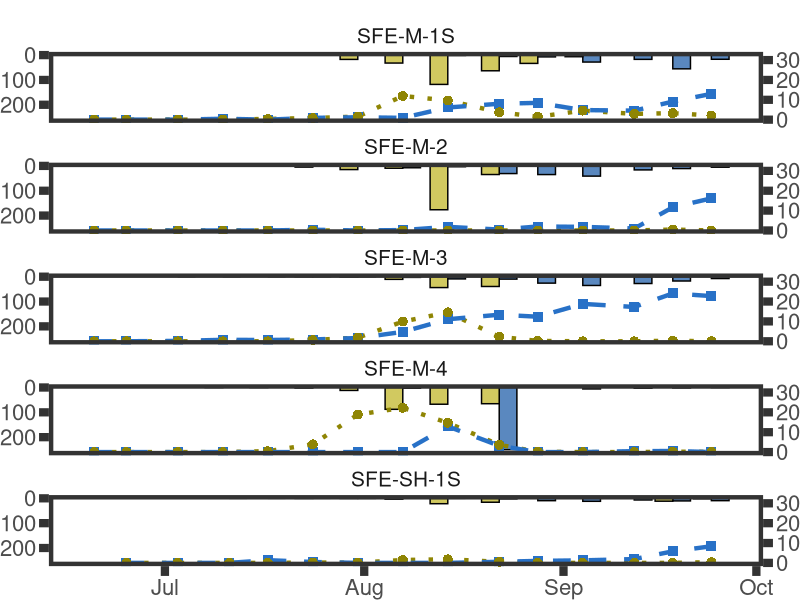
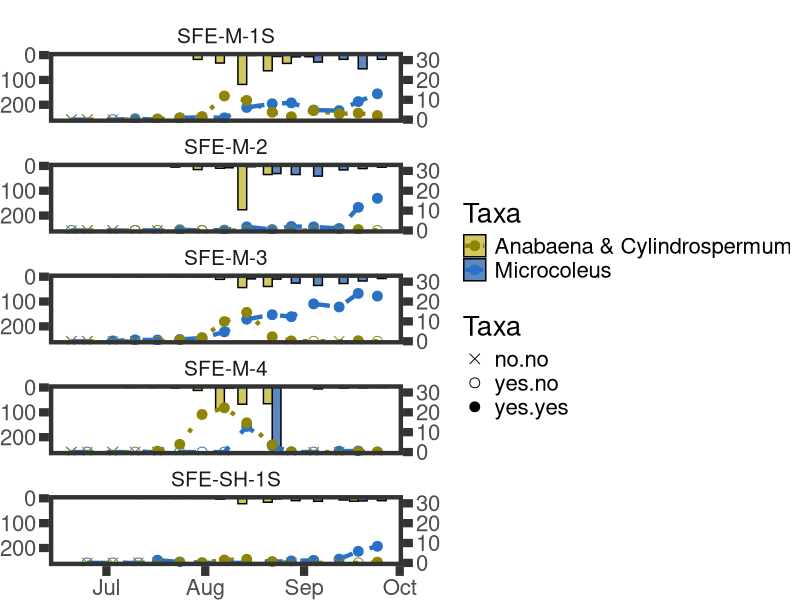
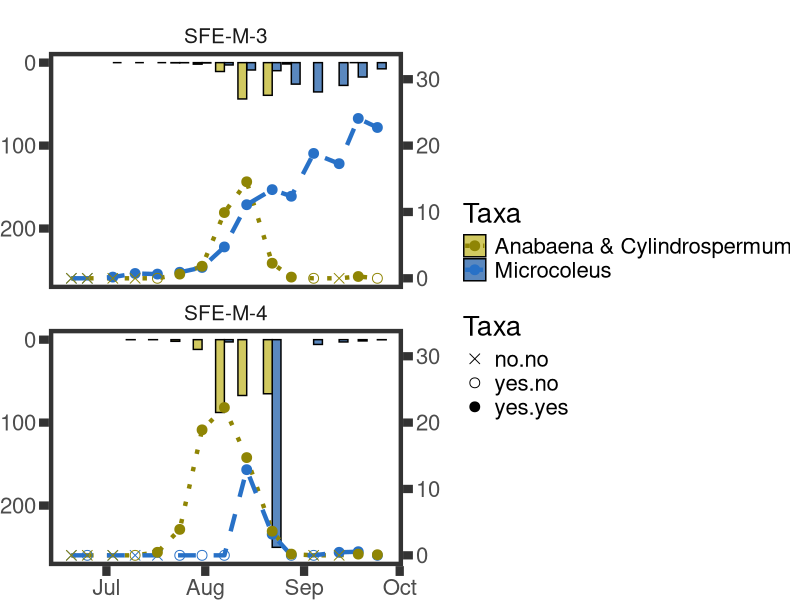
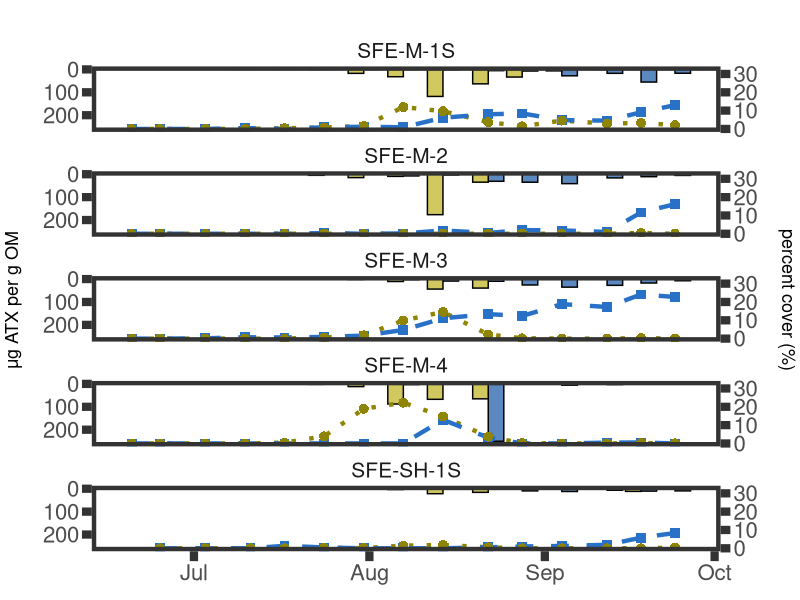

Write R code to recreate these figures, in order.
#### Primary figure for taxa-specific cover & anatoxins and GPP on each river
### Jordan Zabrecky
## last edited: 06.28.2025

# This script creates a primary figure for Q2 focused on the relationships
# between benthic cyanobacteria dynamics within the same river

# IN PROGRESS- still trying to determine final symbology for presence

#### (1) Loading libraries and data ####

# loading libraries
lapply(c("tidyverse", "lubridate", "plyr", "cowplot", "gridExtra", "grid"), 
       require, character.only = T)

# loading in data
data <- read.csv("./data/field_and_lab/sfkeel23_combined.csv") %>% 
  mutate(field_date = ymd(field_date)) %>% 
  select(field_date, site_reach, microcoleus, anabaena_cylindrospermum, 
         TM_ATX_all_ug_orgmat_g, TAC_ATX_all_ug_orgmat_g, 
         proportion_micro_transects, proportion_ana_cyl_transects)

# edit data for plot purposes (pivoting longer)
cover_longer <- data %>% 
  select(!c(TM_ATX_all_ug_orgmat_g, TAC_ATX_all_ug_orgmat_g,
            proportion_micro_transects, proportion_ana_cyl_transects)) %>% 
  pivot_longer(cols = c("microcoleus", "anabaena_cylindrospermum"),
               names_to = "taxa", values_to = "cover")
atx_longer <- data %>% 
  select(!c(microcoleus, anabaena_cylindrospermum,
            proportion_micro_transects, proportion_ana_cyl_transects)) %>% 
  dplyr::rename(microcoleus = TM_ATX_all_ug_orgmat_g,
         anabaena_cylindrospermum = TAC_ATX_all_ug_orgmat_g) %>%
  pivot_longer(cols = c("microcoleus", "anabaena_cylindrospermum"),
             names_to = "taxa", values_to = "ATX_all_ug_orgmat_g")
presence_longer <- data %>% 
  select(!c(TM_ATX_all_ug_orgmat_g, TAC_ATX_all_ug_orgmat_g)) %>% 
  # turn presence into binary if nearby transect of in quadrat
  mutate(microcoleus = case_when(proportion_micro_transects > 0 ~ "yes",
                                 TRUE ~ "no"),
         anabaena_cylindrospermum = case_when(proportion_ana_cyl_transects > 0 ~ "yes",
                                              TRUE ~ "no")) %>% 
  pivot_longer(cols = c("microcoleus", "anabaena_cylindrospermum"),
               names_to = "taxa", values_to = "present") %>%  
  select(field_date, site_reach, taxa, present)

# put all data together
data_longer <- left_join(cover_longer, atx_longer, by = c("taxa", "field_date", "site_reach"))
data_longer <- left_join(data_longer, presence_longer, by = c("taxa", "field_date", "site_reach")) %>% 
  # add in if it is present in quadrat survey design
  mutate(quadrat = case_when(cover > 0 ~ "yes",
                             TRUE ~ "no"))

# replace anatoxin NAs with 0's
data_longer$ATX_all_ug_orgmat_g <- replace_na(data_longer$ATX_all_ug_orgmat_g)

#### (2) Making figure ####

# set theme for all plots
theme_set(theme_bw() +
            theme(panel.grid.minor = element_blank(), strip.background = element_blank(),
                  panel.grid.major = element_blank(), panel.border = element_rect(linewidth = 3), axis.ticks = element_line(linewidth = 2.8),
                  text = element_text(size = 20), strip.text = element_text(size = 15),
                  plot.margin = unit(c(.5, 0, 0, 0), "cm"),
                  axis.ticks.length=unit(.25, "cm"), 
                  plot.title = element_text(size = 15, face = "bold", hjust = 0.5)))

# benthic cyanobacteria plot
sfe_all <- ggplot(data = data_longer, aes(x = field_date)) +
  geom_bar(position = "dodge", stat = "identity", 
           aes(y = ATX_all_ug_orgmat_g, fill = taxa), width = 5.5, color = "black") +
  geom_line(aes(y = 260 - (cover * 8), color = taxa, linetype = taxa),
            linewidth = 1.5) +
  geom_point(aes(y = 260 - (cover * 8), color = taxa ,shape = taxa),size = 3) +
  scale_color_manual("Taxa", values = c("#8f8504","#2871c7"),
                     labels = c("Anabaena & Cylindrospermum", "Microcoleus")) +
  scale_linetype_manual("Taxa", values = c("dotted", "dashed"),
                        labels = c("Anabaena & Cylindrospermum", "Microcoleus")) +
  scale_shape_manual("Taxa", values = c(16, 15),
                     labels = c("Anabaena & Cylindrospermum", "Microcoleus")) +
  scale_fill_manual("Taxa", values = c("#d1c960","#5a88bf"),
                    labels = c("Anabaena & Cylindrospermum", "Microcoleus")) +
  facet_wrap(~site_reach, ncol = 1) +
  labs(y = NULL, x = NULL) +
  ylim(0, 110) +
  scale_x_date(limits = as.Date(c("2023-06-18", "2023-09-27"))) +
  scale_y_reverse(sec.axis = sec_axis(~ ((. - 260)/8) * -1)) +
  theme(legend.position = "none") # will move over legend via illustrator
sfe_all

# benthic cyanobacteria plot - trying more advanced symbology
sfe_all_2 <- ggplot(data = data_longer, aes(x = field_date)) +
  geom_bar(position = "dodge", stat = "identity", 
           aes(y = ATX_all_ug_orgmat_g, fill = taxa), width = 5.5, color = "black") +
  geom_line(aes(y = 260 - (cover * 8), color = taxa, linetype = taxa),
            linewidth = 1.5) +
  geom_point(aes(y = 260 - (cover * 8), color = taxa ,
                 shape = interaction(present, quadrat)),size = 3) +
  scale_color_manual("Taxa", values = c("#8f8504","#2871c7", "black"),
                     labels = c("Anabaena & Cylindrospermum", "Microcoleus")) +
  scale_linetype_manual("Taxa", values = c("dotted", "dashed"),
                        labels = c("Anabaena & Cylindrospermum", "Microcoleus")) +
  scale_shape_manual("Taxa", values = c(4, 1, 19)) +
  scale_fill_manual("Taxa", values = c("#d1c960","#5a88bf", "black"),
                    labels = c("Anabaena & Cylindrospermum", "Microcoleus")) +
  facet_wrap(~site_reach, ncol = 1) +
  labs(y = NULL, x = NULL) +
  ylim(0, 110) +
  scale_x_date(limits = as.Date(c("2023-06-18", "2023-09-27"))) +
  scale_y_reverse(sec.axis = sec_axis(~ ((. - 260)/8) * -1)) #+
  #theme(legend.position = "none") # will move over legend via illustrator
sfe_all_2

# benthic cyanobacteria plot - trying more advanced symbology; zoomed in on one site
one_site <- data_longer %>% 
  filter(site_reach == "SFE-M-3" | site_reach == "SFE-M-4")
sfe_all_2_zoomed <- ggplot(data = one_site, aes(x = field_date)) +
  geom_bar(position = "dodge", stat = "identity", 
           aes(y = ATX_all_ug_orgmat_g, fill = taxa), width = 5.5, color = "black") +
  geom_line(aes(y = 260 - (cover * 8), color = taxa, linetype = taxa),
            linewidth = 1.5) +
  geom_point(aes(y = 260 - (cover * 8), color = taxa ,
                 shape = interaction(present, quadrat)),size = 3) +
  scale_color_manual("Taxa", values = c("#8f8504","#2871c7", "black"),
                     labels = c("Anabaena & Cylindrospermum", "Microcoleus")) +
  scale_linetype_manual("Taxa", values = c("dotted", "dashed"),
                        labels = c("Anabaena & Cylindrospermum", "Microcoleus")) +
  scale_shape_manual("Taxa", values = c(4, 1, 19)) +
  scale_fill_manual("Taxa", values = c("#d1c960","#5a88bf", "black"),
                    labels = c("Anabaena & Cylindrospermum", "Microcoleus")) +
  facet_wrap(~site_reach, ncol = 1) +
  labs(y = NULL, x = NULL) +
  ylim(0, 110) +
  scale_x_date(limits = as.Date(c("2023-06-18", "2023-09-27"))) +
  scale_y_reverse(sec.axis = sec_axis(~ ((. - 260)/8) * -1)) #+
#theme(legend.position = "none") # will move over legend via illustrator
sfe_all_2_zoomed

# make a little smaller in grid before adding y-axis labels 
temp <- plot_grid(sfe_all, scale = 0.95)
# may also want to add in a, b, c, d

# add y-axis labels
final <- grid.arrange(temp, left = textGrob("\u03bcg ATX per g OM", 
                                           gp=gpar(fontsize=13), rot=90),
                      right = textGrob("percent cover (%)", 
                                       gp=gpar(fontsize=13), rot = 270))
